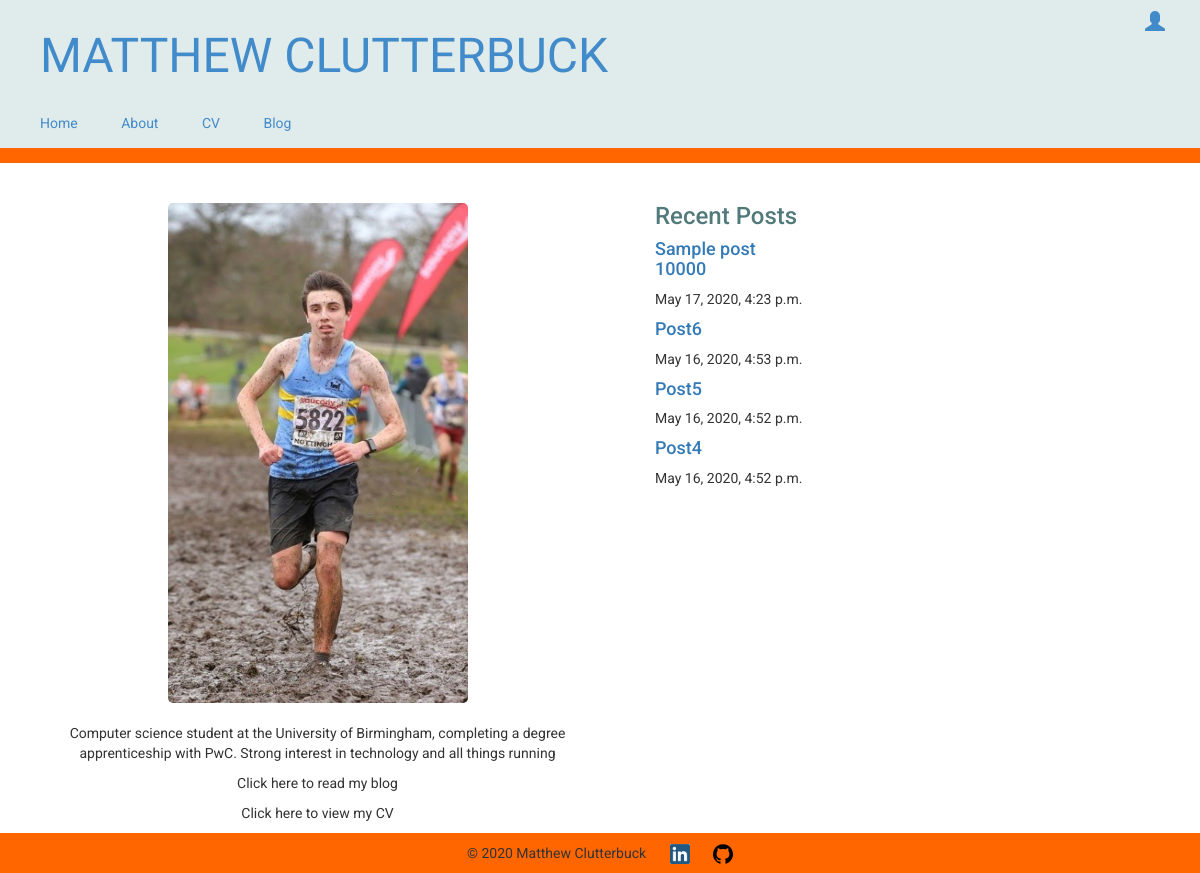
The app's page /, older data.
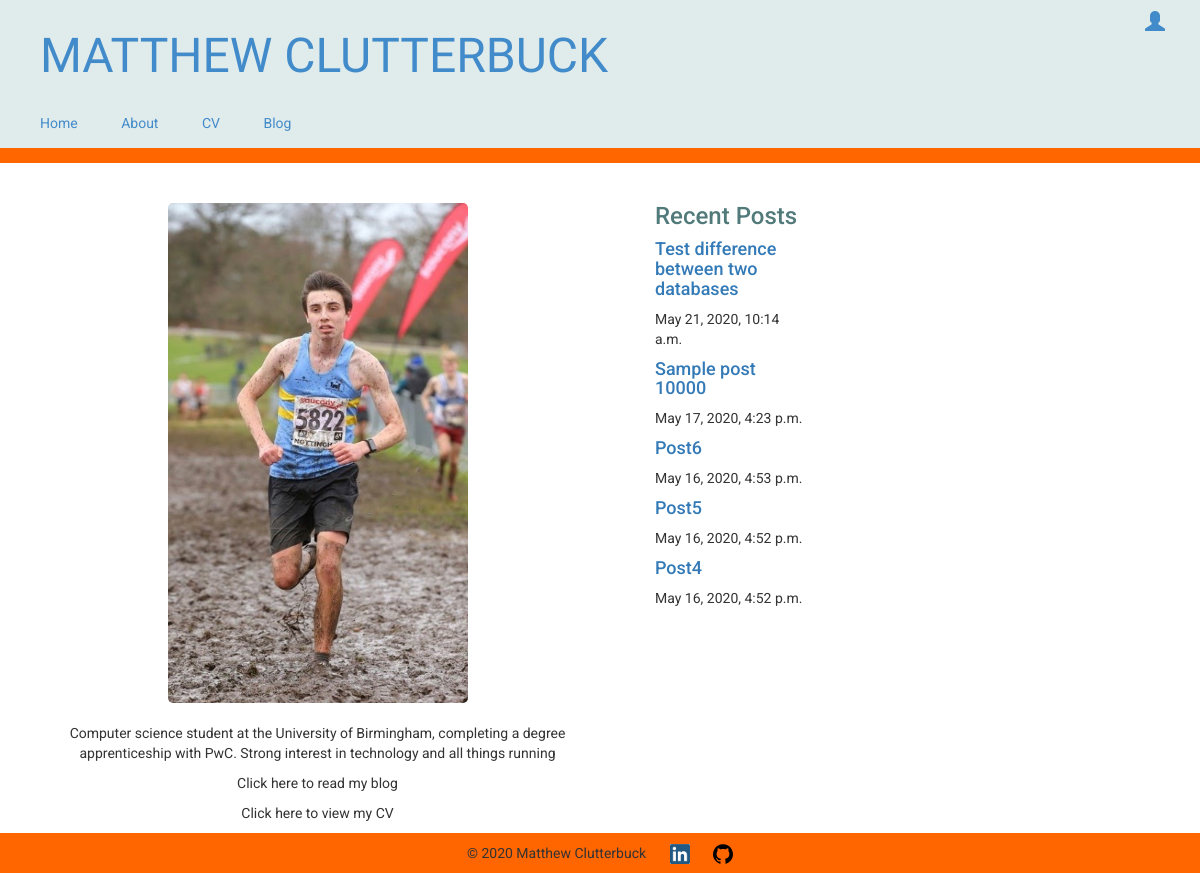
The same page, newer data.
### blog/models.py (models this page shows, shortened)
class Post(models.Model):
    author = models.ForeignKey(settings.AUTH_USER_MODEL, on_delete=models.CASCADE)
    title = models.CharField(max_length=200)
    text = models.TextField()
    created_date = models.DateTimeField(default=timezone.now)
    published_date = models.DateTimeField(blank=True, null=True)

### blog/views.py (the view)
# urls.py: path('', views.homepage, name='homepage'),
def homepage(request):
    posts = Post.objects.filter(published_date__lte=timezone.now()).order_by('-published_date')
    return render(request, 'blog/homepage.html', {'posts': posts})

### blog/templates/blog/homepage.html
{% extends 'blog/base.html' %}
{% load static %}
{% block content %}
    <div class = "homepage_wrapper">
        <div class="homepage_content">
            <img alt="Matt Profile Image" src="{% static 'images/profile.jpg' %}">
            <p>Computer science student at the University of Birmingham, completing a degree apprenticeship with PwC. Strong interest in technology and all things running</p>
            <p>Click here to read my blog</p>
            <p>Click here to view my CV</p>
        </div>
        <div class="recent_wrapper">
            <h3>Recent Posts</h3>
            {% for post in posts %}
                <div class="recent">
                    <h4><a href="{% url 'post_detail' pk=post.pk %}">{{ post.title }}</a></h4>
                    <p>{{ post.published_date }}</p>
                </div>
            {% endfor %}
        </div>
    </div>
{% endblock %}

### blog/templates/blog/base.html (shortened to what this page needs)
{% load static %}
<html>
<head>
    <link rel="stylesheet" href="//maxcdn.bootstrapcdn.com/bootstrap/3.2.0/css/bootstrap.min.css">
    <link rel="stylesheet" href="//maxcdn.bootstrapcdn.com/bootstrap/3.2.0/css/bootstrap-theme.min.css">
    <link rel="stylesheet" href="{% static 'css/blog.css' %}">
</head>
<body>
    <div class="wrapper">
        <div class="page-header">
            {% if user.is_authenticated %}
            <a href="{% url 'post_new' %}" class="top-menu"><span class="glyphicon glyphicon-pencil"></span></a>
            <a href="{% url 'post_draft_list' %}" class="top-menu"><span class="glyphicon glyphicon-folder-open"></span></a>
            <a href="{% url 'logout' %}" class="top-menu"><span class="glyphicon glyphicon-off"></span></a>
            <p class="top-menu">Hello {{ user.username }}</p>
            {% else %}
            <a href="{% url 'login' %}" class="top-menu"><span class="glyphicon glyphicon-user"></span></a>
            {% endif %}
            <h1><a href="/">MATTHEW CLUTTERBUCK</a></h1>
        </div>
        <div class="nav-bar">
            <nav>
                <ul>
                    <li><a href="{% url 'homepage' %}">Home</a></li>
                    <li><a href="{% url 'about' %}">About</a></li>
                    <li><a href="{% url 'cv' %}">CV</a></li>
                    <li><a href="{% url 'post_list' %}">Blog</a></li>
                </ul>
            </nav>
        </div>
        <div class="content container">
            <div class="row">
                <div class="col-md-8">
                    {% block content %}
                    {% endblock %}
                </div>
            </div>
        </div>
    </div>
    <div class="footer_wrapper">
        <div class="footer">
            &copy; 2020 Matthew Clutterbuck
            <a href="https://www.linkedin.com/in/matthew-clutterbuck-8561651a2/" target="_blank"><img alt="LinkedIn" src="{% static 'images/linkedin.png' %}" width="20" height="20"></a>
            <a href="https://github.com/2015ukclutt" target="_blank"><img alt="GitHub" src="{% static 'images/github.svg' %}" width="20" height="20"></a>
        </div>
    </div>
</body>
</html>

### blog/static/css/blog.css (style rules this page uses)
.page-header { background-color: #e0ebeb; margin-top: 0; margin-bottom: 0; padding: 10px 20px 10px 40px; border-bottom: none; font-family: 'Roboto'; }
.page-header h1, .page-header h1 a, .page-header h1 a:visited, .page-header h1 a:active { color: #428bca; font-size: 36pt; text-decoration: none; padding-left: 0px; font-family: 'Quicksand'; }
body { font-family: 'Roboto'; height: 100%; margin: 0; width: 100%; }
.content { margin-left: 40px; }
h1, h2, h3, h4 { font-family: 'Roboto'; color: #527a7a; }
.top-menu, .top-menu:hover, .top-menu:visited { color: #428bca; float: right; font-size: 15pt; margin-right: 15px; }
nav, .footer { width: 100%; clear: both; height: 40px; font-family: 'Roboto'; background-color: #e0ebeb; }
.footer { margin-bottom: 0; padding: 10px; display: absolute; right: 0; bottom: 0; left: 0; background-color: #ff6600; }
.footer_wrapper { text-align: center; }
.footer a { margin-left: 20px; }
nav { margin-top: 0; height: 60px; margin-bottom: 20px; padding-top: 5px; padding-bottom: 10px; border-bottom: 15px solid #ff6600; }
body { background-color: #ffffff; width: 100%; }
nav ul { list-style-type: none; padding: 5px 0px 5px 40px; }
nav li { display: inline; margin-right: 40px; }
nav li a { color: #428bca; }
.wrapper { min-height: 100%; margin-bottom: -40px; }
.homepage_wrapper { position: relative; width: 100%; }
.homepage_content { display: block; right: 250px; width: 70%; float: left; text-align: center; }
.homepage_content img { width: 300px; height: 500px; border-radius: 5px; margin: 20px; }
.recent_wrapper { display: block; right: 0px; width: 20%; float: right; }

Row changes from the older to the newer data that the page shows:
added Post: title "Test difference between two databases", published_date "May 21, 2020, 10:14 a.m."
